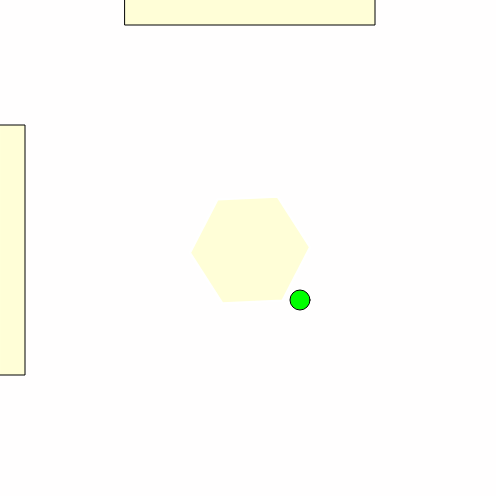
Frame 1 (no input)
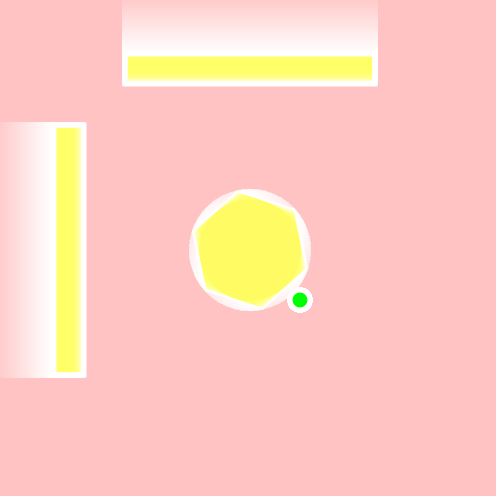
Frame 60 (no input)
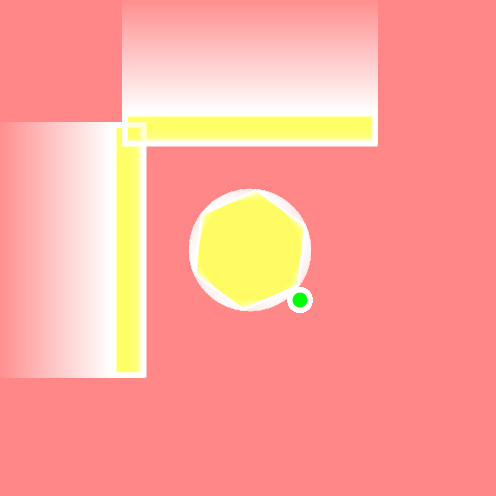
Frame 120 (the mouse pressed at the canvas centre since frame 60)

The p5.js sketch that drew these frames (run headless with seeded random() and noise() and a simulated clock; from frame 60 on, the mouse is pressed at the canvas centre):

// p5.js sketch
// ── sketch.js
function setup() {
  createCanvas(496, 496);
  rectMode(CENTER)
  translate(width / 2, height / 2)
  rotate(PI/9)
  //frameRate(30)
  kw=new rec(10,250,250,30)
  kw1=new rec(250,10,30,250)
}
let r=0
function draw() {
  background(170, 57, 57,0.6)
  
  r++
  ty()
  kw.drawa()
  kw1.drawa()
hexagon(250,250,0.4)
}



function hexagon(transX, transY, s) {
	stroke(255);
	strokeWeight(5);
	fill('rgba(255, 255, 100, .25)');
	push();
	translate(transX, transY);
	scale(s);
	//translate(width / 2, height / 2)
  rotate(r)
	beginShape();
	  vertex(-75, -130);
	  vertex(75, -130);
	  vertex(150, 0);
	  vertex(75, 130);
	vertex(-75, 130);
	  vertex(-150, 0);
	  endShape(CLOSE); 
	  pop();
  }
  let r1=0
let x=300,y=300;
  function ty(){

if(keyIsDown(LEFT_ARROW)){
	x--

}
if(keyIsDown(RIGHT_ARROW)){
	x++
}
if(keyIsDown(DOWN_ARROW)){
	y++
}
if(keyIsDown(UP_ARROW)){
	y--
}

//translate(width / 2, height / 2)
//rotate(r1)
fill('lime')
ellipse(x, y,20)
fill('rgba(255, 255, 100, .25)');
rotate(0)
}
function keyDown(){
	if(key=="LEFT_ARROW"){
		console.log('a')
	}
}


function rec(x1,y1,h,w){
this.x=x1
this.y=y1
this.state=true
this.h=h
this.w=w


this.drawa=function(){
if(this.state){
	if(x>this.x-10 && x<this.x+10 && y>this.y-120 && y<this.y+120 || dist(250,250,x,y)<70){
		console.log('l')
		fill('white')
		rect(225,50,100,50)
		fill('red')
		text('BŁĄD',220,50)
		clear();
	}

	if(x>this.x-120 && x<this.x+120 && y>this.y-10 && y<this.y+10 || dist(250,250,x,y)<70){
		console.log('l')
		fill('white')
		rect(225,50,100,50)
		fill('red')
		text('BŁĄD',220,50)
		clear();
	}
rect(this.x,this.y,this.w,this.h)
if(this.x<250){
this.x++
}
if(this.x>250){
	this.x--
}
if(this.y<250){
	this.y++
	}
if(this.y>250){
		this.y--
	}



}

if(this.h>200){
if((this.x>180 && this.x<240) || (this.x<320 && this.x>250)){
	this.state=false
	if(random(0,1)>0.5){
		kw=new rec(10,250,250,30)
	}else{
		kw=new rec(490,250,250,30)
}
	}
}
if(this.h<150){
	if((this.y>180 && this.y<240) || (this.y<320 && this.y>250)){
		this.state=false
		if(random(0,1)>0.5){
			kw1=new rec(250,10,30,250)
		}else{
			kw1=new rec(250,490,30,250)
	}
		}




}
	
	}
	

	
	
}
